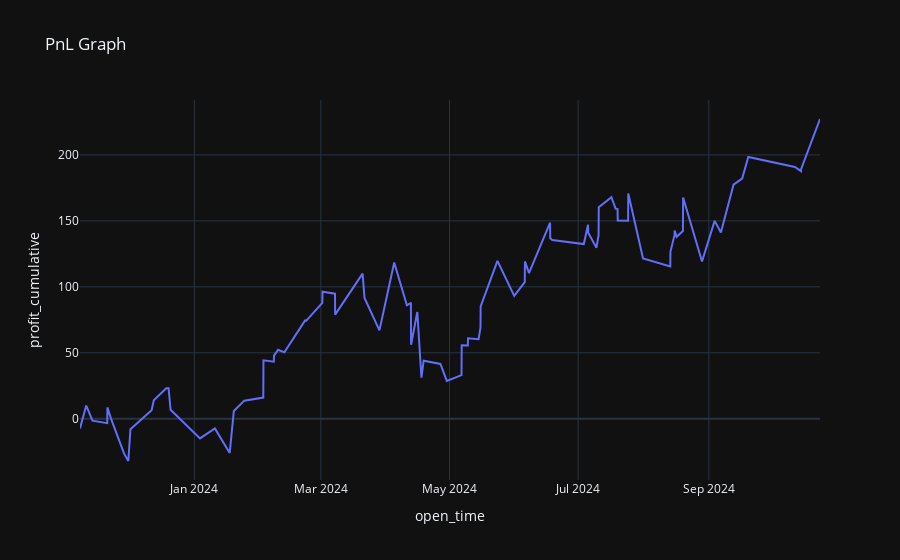

The code cell stored with this chart in its notebook:
### Code cell
pnl_chart = bt.plot_pnl()
pnl_chart
